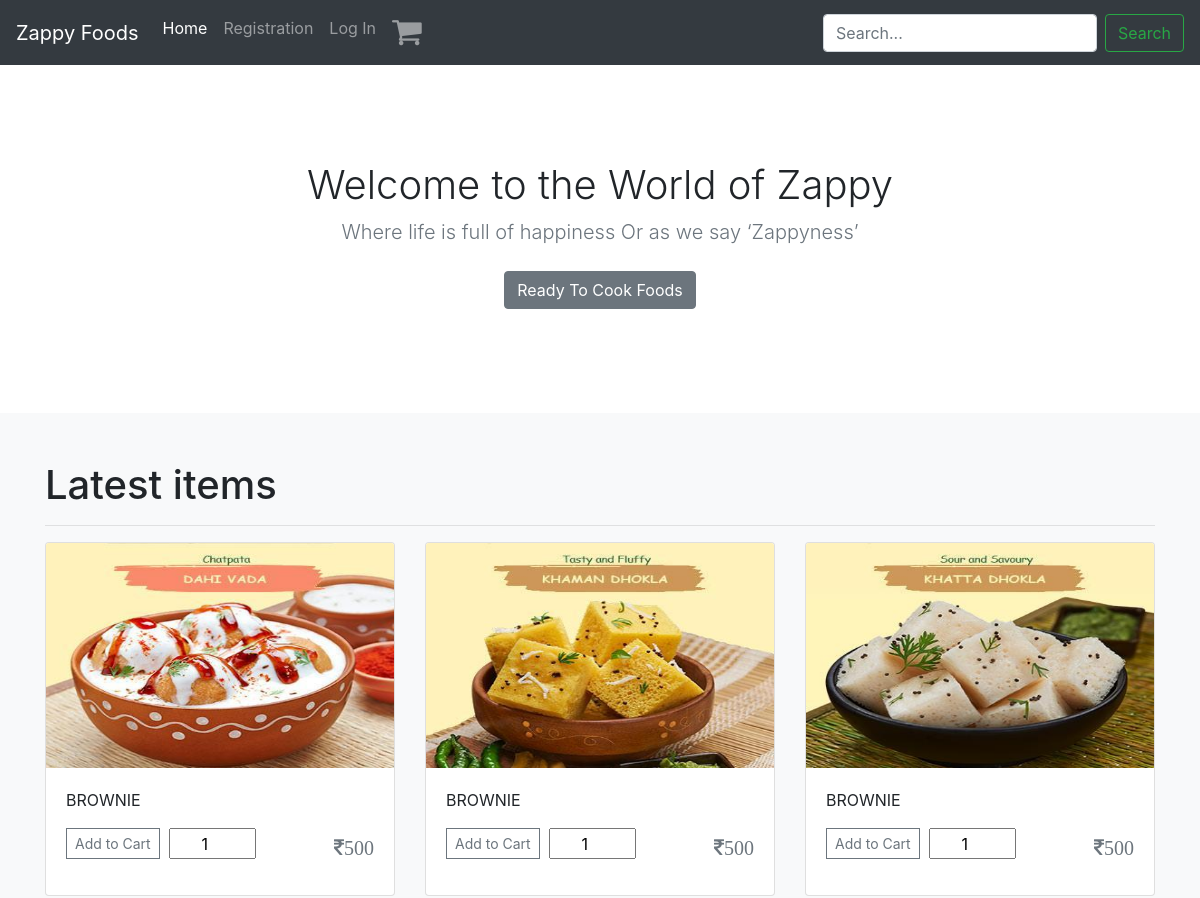
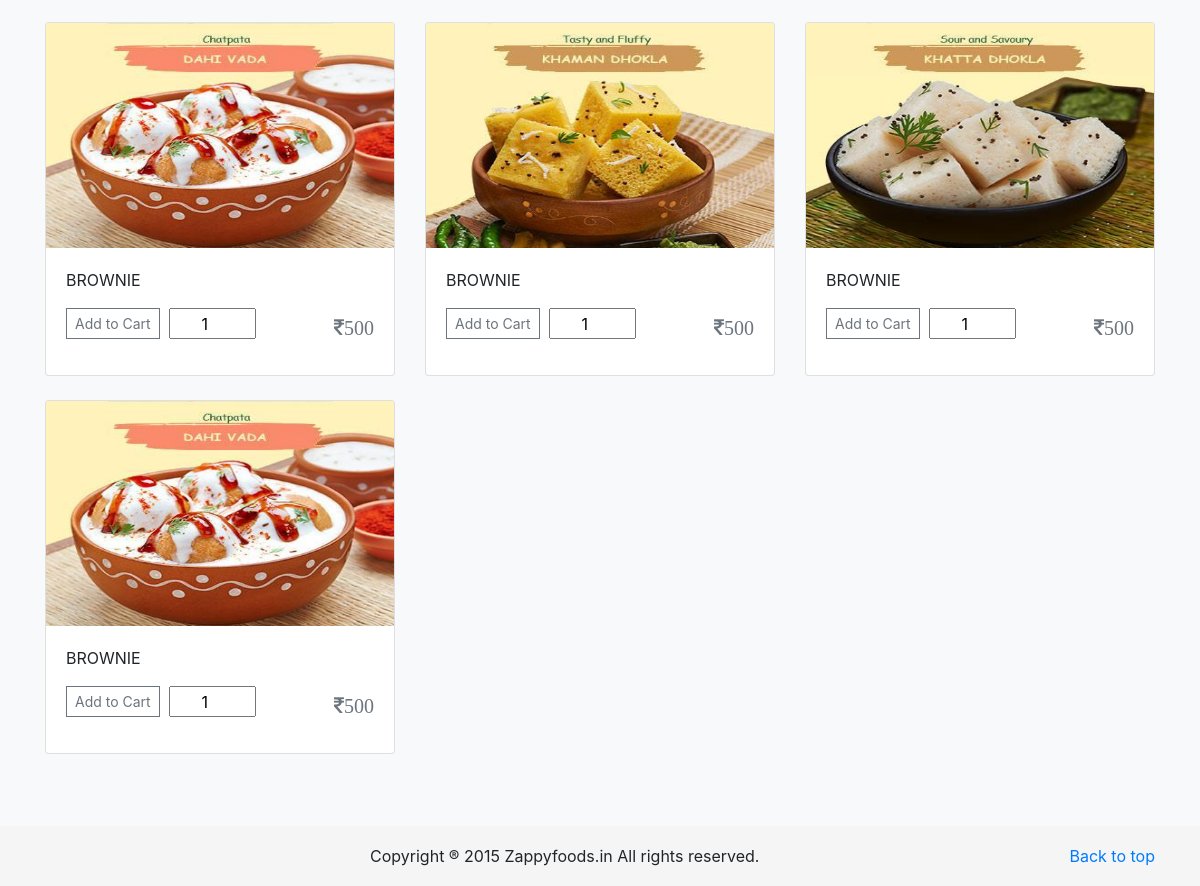
Before: /ReadyToeat with the older database file (2 pictures, top to bottom).
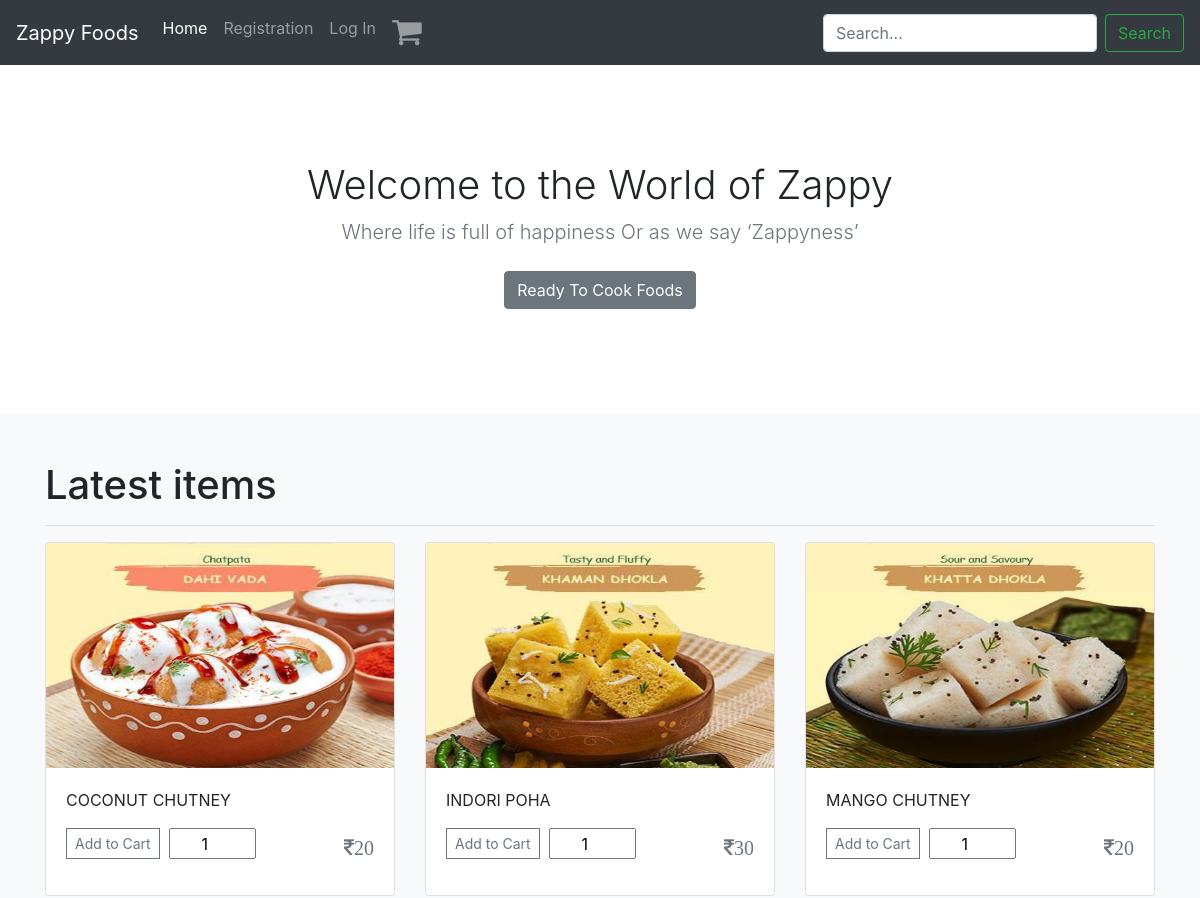
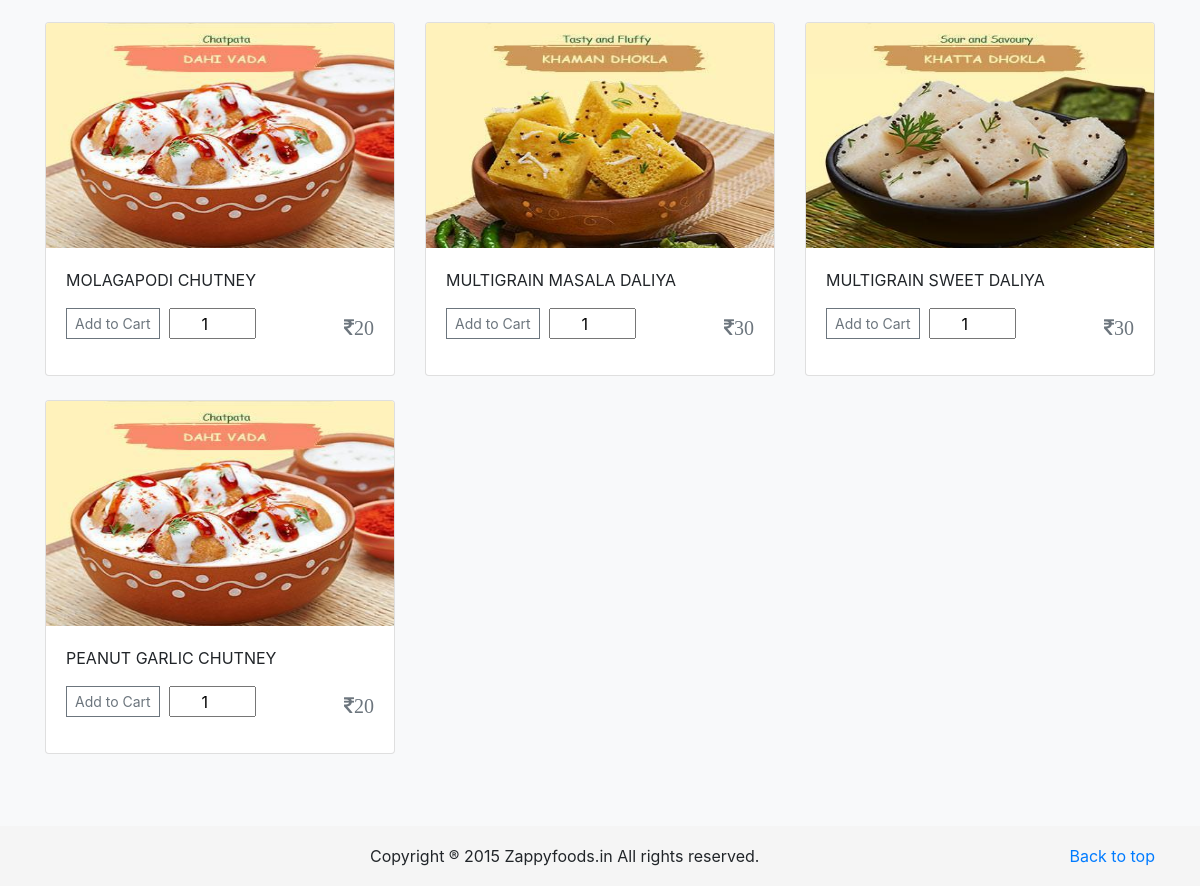
After: the same page with the newer database file (2 pictures, top to bottom).
### zappyapp/models.py (models this page shows, shortened)
class Product(models.Model):
    categories=(('rte','Ready To Eat'),('rtc','Ready To Cook'))
    cat_choice=models.CharField(max_length=20,choices=categories,default='rte')
    pname=models.CharField(max_length=200)
    image=models.ImageField(upload_to='Products',default='Products/1-1.jpg')
    description=models.TextField()
    price=models.IntegerField()

### zappyapp/views.py (the view)
# urls.py: path('ReadyToeat', views.readytoeat,name='readytoeat'),
def readytoeat(request):
    products=Product.objects.filter(cat_choice='rte').order_by('-id') # Query to get all Product in readytoeat category in decreasing order by id
    return render(request,'zappyapp/rte.html',{'products':products})

### templates/zappyapp/rte.html (shortened to what this page needs)
{%extends 'zappyapp/base.html'%}
{%block products%}
{%if products%}
<section class="jumbotron text-center">
  <div class="container">
    <h1 class="jumbotron-heading">Welcome to the
World of Zappy</h1>
    <p class="lead text-muted">Where life is full of happiness
Or as we say ‘Zappyness’</p>
    <p>
      <a href="{% url 'zappyapp:readytocook'%}" class="btn btn-secondary my-2">Ready To Cook Foods</a>
    </p>
  </div>
</section>
<div class="album py-5 bg-light">
  <div class="container">
<h1>Latest items</h1>
<hr>
    <div class="row">
      {%for i in products%}
      <div class="col-md-4">
        <div class="card mb-4 box-shadow">
          <a href="details/{{i.id}}"><img class="card-img-top" height="225" src="{{i.image.url}}" alt="Card image cap"></a>
          <div class="card-body">
            <p class="card-text">{{i.pname}}</p>
            <div class="d-flex justify-content-between align-items-center">
              <form class="form-group" action="{%url 'zappyapp:addtocart'%}" method="GET">
              <div class="btn-group">
                <button type="submit"  class="btn btn btn-outline-secondary btn-sm">Add to Cart</button>&nbsp&nbsp
                <input type="number" class="text-center" name="items" value="1" min="1" max="20" step="1">
              </div>
              </form>
              <h5 class="text-muted"><i class="fa fa-rupee">{{i.price}}</i></h5>
            </div>
          </div>
        </div>
      </div>
      {%endfor%}
    </div>
  </div>
</div>
{%else%}
<div class="album py-5 bg-light" id="nop">
  <div class="container text-center">
<h1>No Products To Display</h1>
</div>
</div>
{%endif%}
{%endblock products%}
{%block footer%}
{%if products%}
<footer class="footer">
  <div class="container">
    <p class="float-right">
      <a href="#">Back to top</a>
    </p>
    <div class="copy-footer container-fluid text-center">Copyright &reg; 2015 Zappyfoods.in All rights reserved.</div>
  </div>
</footer>
{%endif%}
{%endblock footer%}

### templates/zappyapp/base.html (shortened to what this page needs)
{% load static %}
<!doctype html>
<html lang="en">
  <head>
    <link rel="stylesheet" href="https://cdnjs.cloudflare.com/ajax/libs/font-awesome/4.7.0/css/font-awesome.min.css">
    <link href="{% static "css/bootstrap.css" %}" rel="stylesheet">
    <link href="{% static "css/home.css" %}" rel="stylesheet">
    <link href="{% static "css/sticky-footer.css" %}" rel="stylesheet">
  </head>
  <body>
    <header>
      <nav class="navbar navbar-expand-lg navbar-dark bg-dark">
      <a class="navbar-brand" href="{%url 'zappyapp:home'%}">Zappy Foods</a>
      <div class="collapse navbar-collapse" id="navbarTogglerDemo03">
        <ul class="navbar-nav mr-auto mt-2 mt-lg-0">
          <li class="nav-item active">
            <a class="nav-link" href="{%url 'zappyapp:home'%}">Home <span class="sr-only">(current)</span></a>
          </li>
          {% if user.is_authenticated is False%}
          <li class="nav-item">
            <a class="nav-link" href="{%url 'zappyapp:registration'%}">Registration</a>
          </li>
          <li class="nav-item">
            <a class="nav-link " href="{%url 'login'%}">Log In</a>
          </li>
          {%endif%}
          <li class="nav-item">
            <a class="nav-link " href="{%url 'zappyapp:cartview'%}"><i class="fa fa-shopping-cart fa-2x">{%if request.COOKIES.length != '0'%}{{request.COOKIES.length}}{%endif%}</i></a>
          </li>
        </ul>
        <form class="form-inline my-2 my-lg-0" action="{% url 'zappyapp:search' %}" method="GET">
          <input class="form-control mr-sm-2" type="search" placeholder="Search..." name="q" value="{{request.GET.q}}" aria-label="Search">
          <button class="btn btn-outline-success my-2 my-sm-0" type="submit">Search</button>
        </form>
      </div>
    </nav>
    </header>
    <main role="main">
        {%block products%}
        {%endblock products%}
    </main>
    {%block footer%}
    {%endblock footer%}
  </body>
</html>

### static/css/home.css (style rules this page uses)
:root { --jumbotron-padding-y: 3rem; }
.jumbotron { padding-top: var(--jumbotron-padding-y); padding-bottom: var(--jumbotron-padding-y); margin-bottom: 0; background-color: #fff; }
@media (min-width: 768px) { .jumbotron { padding-top: calc(var(--jumbotron-padding-y) * 2); padding-bottom: calc(var(--jumbotron-padding-y) * 2); } }
.jumbotron p:last-child { margin-bottom: 0; }
.jumbotron-heading { font-weight: 300; }
.jumbotron .container { max-width: 40rem; }

### static/css/sticky-footer.css (style rules this page uses)
html { position: relative; min-height: 100%; }
body { margin-bottom: 60px; }
.footer { position: absolute; left: 0; bottom: 0; width: 100%; background-color: #f5f5f5; width: 100%; height: 60px; line-height: 60px; }

Changed rows visible on the page:
changed Product: pname "BROWNIE" → "COCONUT CHUTNEY"; price "500" → "20"
changed Product: pname "BROWNIE" → "INDORI POHA"; price "500" → "30"
changed Product: pname "BROWNIE" → "MANGO CHUTNEY"; price "500" → "20"
changed Product: pname "BROWNIE" → "MOLAGAPODI CHUTNEY"; price "500" → "20"
changed Product: pname "BROWNIE" → "MULTIGRAIN MASALA DALIYA"; price "500" → "30"
changed Product: pname "BROWNIE" → "MULTIGRAIN SWEET DALIYA"; price "500" → "30"
changed Product: pname "BROWNIE" → "PEANUT GARLIC CHUTNEY"; price "500" → "20"
